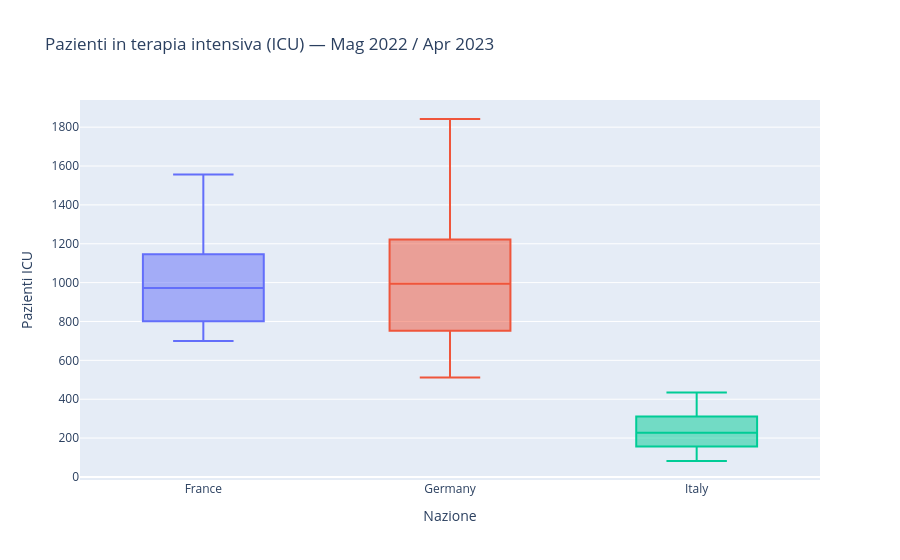

Write notebook code for a chart like this one.
### Code cell
# Grafico Boxplot "icu_patients" per Francia Germania e Italia
fig = px.box(
    icu_data,
    x="location",
    y="icu_patients",
    color="location",
    title="Pazienti in terapia intensiva (ICU) — Mag 2022 / Apr 2023",
    labels={"location": "Nazione", "icu_patients": "Pazienti ICU"},
)

fig.update_layout(showlegend=False)
fig.show()

### Figure 1 — Plotly figure (JSON) as saved in the notebook; plotly's stock layout.template omitted (floating-point values rounded to 4 significant figures; data arrays with more than 128 entries replaced by an {"elided": "..."} marker saying what was removed)
{"data": [{"alignmentgroup": "True", "hovertemplate": "Nazione=%{x}<br>Pazienti ICU=%{y}<extra></extra>", "legendgroup": "France", "marker": {"color": "#636efa"}, "name": "France", "notched": false, "offsetgroup": "France", "orientation": "v", "showlegend": true, "type": "box", "x": {"elided": "335 str values"}, "x0": " ", "xaxis": "x", "y": {"elided": "335 int values"}, "y0": " ", "yaxis": "y"}, {"alignmentgroup": "True", "hovertemplate": "Nazione=%{x}<br>Pazienti ICU=%{y}<extra></extra>", "legendgroup": "Germany", "marker": {"color": "#EF553B"}, "name": "Germany", "notched": false, "offsetgroup": "Germany", "orientation": "v", "showlegend": true, "type": "box", "x": {"elided": "365 str values"}, "x0": " ", "xaxis": "x", "y": {"elided": "365 int values"}, "y0": " ", "yaxis": "y"}, {"alignmentgroup": "True", "hovertemplate": "Nazione=%{x}<br>Pazienti ICU=%{y}<extra></extra>", "legendgroup": "Italy", "marker": {"color": "#00cc96"}, "name": "Italy", "notched": false, "offsetgroup": "Italy", "orientation": "v", "showlegend": true, "type": "box", "x": {"elided": "365 str values"}, "x0": " ", "xaxis": "x", "y": {"elided": "365 int values"}, "y0": " ", "yaxis": "y"}], "layout": {"boxmode": "overlay", "legend": {"title": {"text": "Nazione"}, "tracegroupgap": 0}, "showlegend": false, "title": {"text": "Pazienti in terapia intensiva (ICU) — Mag 2022 / Apr 2023"}, "xaxis": {"anchor": "y", "categoryarray": ["France", "Germany", "Italy"], "categoryorder": "array", "domain": [0, 1], "title": {"text": "Nazione"}}, "yaxis": {"anchor": "x", "domain": [0, 1], "title": {"text": "Pazienti ICU"}}}}
